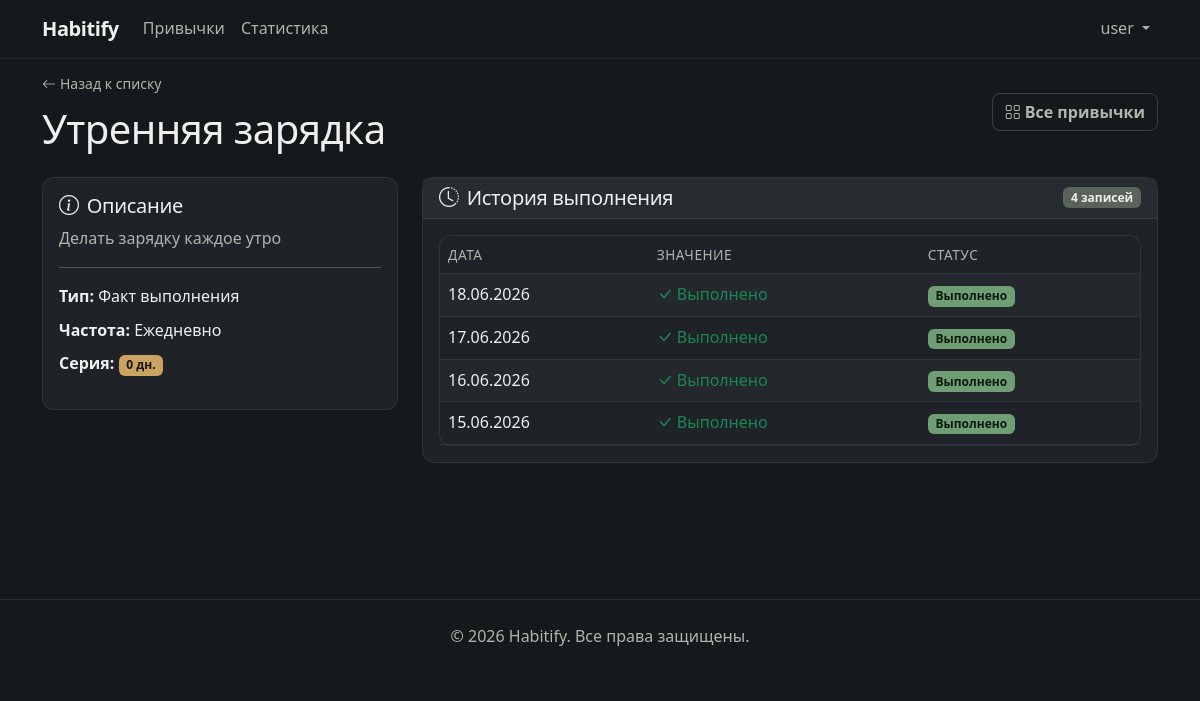
The app's page /habits/2 (signed in) with its own data.
### tables this page shows
CREATE TABLE users (
    id INT AUTO_INCREMENT PRIMARY KEY,
    username VARCHAR(50) NOT NULL UNIQUE,
    email VARCHAR(255) NOT NULL UNIQUE,
    password_hash VARCHAR(255) NOT NULL,
    role ENUM('user', 'admin') DEFAULT 'user',
    subscription_type ENUM('free', 'basic', 'premium') DEFAULT 'free',
    is_banned TINYINT(1) DEFAULT 0,
    created_at TIMESTAMP DEFAULT CURRENT_TIMESTAMP,
    updated_at TIMESTAMP DEFAULT CURRENT_TIMESTAMP ON UPDATE CURRENT_TIMESTAMP,
    INDEX idx_email (email),
    INDEX idx_username (username),
    INDEX idx_subscription (subscription_type),
    INDEX idx_role (role)
);

CREATE TABLE habits (
    id INT AUTO_INCREMENT PRIMARY KEY,
    user_id INT NOT NULL,
    title VARCHAR(255) NOT NULL,
    description TEXT,
    type ENUM('boolean', 'quantitative') DEFAULT 'boolean',
    unit VARCHAR(50) DEFAULT NULL,
    target_value DECIMAL(10,2) DEFAULT NULL,
    frequency ENUM('daily', 'weekly', 'custom') DEFAULT 'daily',
    days_of_week JSON DEFAULT NULL,
    time_of_day TIME DEFAULT NULL,
    is_active TINYINT(1) DEFAULT 1,
    created_at TIMESTAMP DEFAULT CURRENT_TIMESTAMP,
    updated_at TIMESTAMP DEFAULT CURRENT_TIMESTAMP ON UPDATE CURRENT_TIMESTAMP,
    FOREIGN KEY (user_id) REFERENCES users(id) ON DELETE CASCADE,
    INDEX idx_user_id (user_id),
    INDEX idx_is_active (is_active)
);

CREATE TABLE habit_logs (
    id INT AUTO_INCREMENT PRIMARY KEY,
    habit_id INT NOT NULL,
    date DATE NOT NULL,
    value DECIMAL(10,2) DEFAULT NULL,
    quality_rating TINYINT CHECK (quality_rating >= 1 AND quality_rating <= 5),
    created_at TIMESTAMP DEFAULT CURRENT_TIMESTAMP,
    updated_at TIMESTAMP DEFAULT CURRENT_TIMESTAMP ON UPDATE CURRENT_TIMESTAMP,
    FOREIGN KEY (habit_id) REFERENCES habits(id) ON DELETE CASCADE,
    UNIQUE KEY unique_habit_date (habit_id, date),
    INDEX idx_date (date)
);

### app/Views/habits/show.php (the view, shortened to what the rows shown need)
<?php
$habit = $habit ?? [];
$logs = $logs ?? [];
$streak = $streak ?? 0;
?>
<div class="page-header d-flex justify-content-between align-items-center">
    <div>
        <a href="/habits" class="text-muted-custom text-decoration-none small">
            <i class="bi bi-arrow-left me-1"></i>Назад к списку
        </a>
        <h1 class="mt-2 mb-0"><?= View::escape($habit['title']) ?></h1>
    </div>
</div>
<div class="row mt-4">
    <div class="col-lg-4 mb-4">
        <div class="card">
            <div class="card-body">
                <h5 class="card-title"><i class="bi bi-info-circle me-2"></i>Описание</h5>
                <?php if (!empty($habit['description'])): ?>
                    <p class="text-muted-custom"><?= nl2br(View::escape($habit['description'])) ?></p>
                <?php else: ?>
                    <p class="text-muted-custom fst-italic">Описание не указано</p>
                <?php endif; ?>
                <hr>
                <ul class="list-unstyled">
                    <li class="mb-2"><strong>Тип:</strong> <?= $habit['type'] === 'quantitative' ? 'Количественный' : 'Факт выполнения' ?></li>
                    <li class="mb-2">
                        <strong>Частота:</strong>
                        <?php
                        $freqLabels = ['daily' => 'Ежедневно', 'weekly' => 'Еженедельно', 'custom' => 'По расписанию'];
                        echo $freqLabels[$habit['frequency']] ?? View::escape($habit['frequency']);
                        ?>
                    </li>
                    <li class="mb-2">
                        <strong>Серия:</strong>
                        <span class="badge bg-warning text-dark"><?= (int)$streak ?> дн.</span>
                    </li>
                </ul>
            </div>
        </div>
    </div>
    <div class="col-lg-8 mb-4">
        <div class="card">
            <div class="card-body">
                <?php if (empty($logs)): ?>
                    <p class="text-muted-custom mb-0 text-center py-4">История пока пуста</p>
                <?php else: ?>
                <div class="table-responsive">
                    <table class="table table-striped">
                        <thead>
                            <tr>
                                <th>Дата</th>
                                <th>Значение</th>
                                <th>Статус</th>
                            </tr>
                        </thead>
                        <tbody>
                        <?php foreach ($logs as $log): ?>
                            <tr>
                                <td><?= date('d.m.Y', strtotime($log['date'])) ?></td>
                                <td>
                                    <?php if ($habit['type'] === 'quantitative' && !empty($log['value'])): ?>
                                        <strong><?= (int)$log['value'] ?></strong> <?= View::escape($habit['unit'] ?? '') ?>
                                    <?php elseif (!empty($log['value'])): ?>
                                        <span class="text-success"><i class="bi bi-check-lg"></i> Выполнено</span>
                                    <?php else: ?>
                                        <span class="text-muted-custom">—</span>
                                    <?php endif; ?>
                                </td>
                                <td>
                                    <?php if (!empty($log['value'])): ?>
                                        <span class="badge bg-success">Выполнено</span>
                                    <?php else: ?>
                                        <span class="badge bg-light text-dark">Пропущено</span>
                                    <?php endif; ?>
                                </td>
                            </tr>
                        <?php endforeach; ?>
                        </tbody>
                    </table>
                </div>
                <?php endif; ?>
            </div>
        </div>
    </div>
</div>

### app/Views/layouts/app.php (shortened to what the rows shown need)
<?php
$isLanding = $isLanding ?? false;
$currentUser = $currentUser ?? $user ?? null;
?><!DOCTYPE html>
<html lang="ru">
<head>
    <link href="https://cdn.jsdelivr.net/npm/bootstrap@5.3.0/dist/css/bootstrap.min.css" rel="stylesheet">
    <link rel="stylesheet" href="https://cdn.jsdelivr.net/npm/bootstrap-icons@1.11.0/font/bootstrap-icons.css">
    <link rel="stylesheet" href="/assets/css/style.css">
</head>
<body>
    <nav class="navbar navbar-expand-lg navbar-dark bg-dark">
        <div class="container">
            <div class="collapse navbar-collapse" id="navbarNav">
                <?php if ($isLanding): ?>
                <ul class="navbar-nav ms-auto align-items-center">
                    <li class="nav-item"><a class="nav-link" href="#features">Возможности</a></li>
                    <li class="nav-item"><a class="nav-link" href="#how">Как это работает</a></li>
                    <li class="nav-item"><a class="nav-link" href="#pricing">Тарифы</a></li>
                    <?php if (isset($currentUser) && !empty($currentUser['id'])): ?>
                        <?php if (($currentUser['role'] ?? '') === 'admin'): ?>
                        <li class="nav-item ms-lg-3">
                            <a class="btn btn-outline-light" href="/admin"><i class="bi bi-shield-lock me-1"></i>Админ-панель</a>
                        </li>
                        <li class="nav-item ms-2">
                            <a class="btn btn-primary" href="/logout">Выйти</a>
                        </li>
                        <?php else: ?>
                        <li class="nav-item ms-lg-3">
                            <a class="btn btn-outline-light" href="/habits"><i class="bi bi-grid me-1"></i>Мои привычки</a>
                        </li>
                        <li class="nav-item ms-2">
                            <a class="btn btn-primary" href="/logout">Выйти</a>
                        </li>
                        <?php endif; ?>
                    <?php else: ?>
                    <li class="nav-item ms-lg-3">
                        <a class="btn btn-outline-light" href="/login">Войти</a>
                    </li>
                    <li class="nav-item ms-2">
                        <a class="btn btn-primary" href="/register">Начать бесплатно</a>
                    </li>
                    <?php endif; ?>
                </ul>
                <?php else: ?>
                <ul class="navbar-nav">
                    <?php if (isset($currentUser) && !empty($currentUser['id'])): ?>
                    <li class="nav-item dropdown">
                        <a class="nav-link dropdown-toggle" href="#" id="userDropdown" role="button" data-bs-toggle="dropdown">
                            <?= View::escape($currentUser['username'] ?? $currentUser['email']) ?>
                        </a>
                    </li>
                    <?php endif; ?>
                </ul>
                <?php endif; ?>
            </div>
        </div>
    </nav>
    <main class="<?= $isLanding ? '' : 'container' ?> mt-0">
        <?= $content ?? '' ?>
    </main>
</body>
</html>

### records on screen
users: username "user"
habits: title "Утренняя зарядка", description "Делать зарядку каждое утро", frequency "Ежедневно"
habit_logs: date "18.06.2026", value "Выполнено"
habit_logs: date "17.06.2026", value "Выполнено"
habit_logs: date "16.06.2026", value "Выполнено"
habit_logs: date "15.06.2026", value "Выполнено"

### other values on screen
$streak "0"
count($logs) "4"
